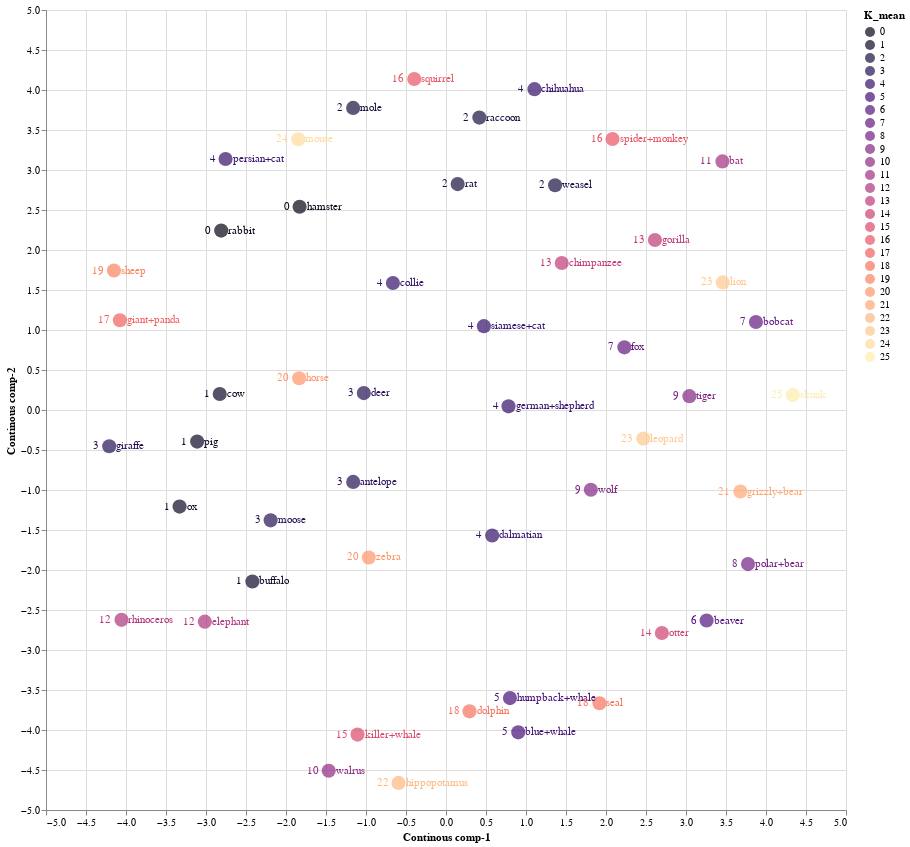

Notebook code for this chart:
### Code cell
source = MDS_continous_df1

points = alt.Chart(source).mark_circle(size=200).encode(
    x='Continous comp-1:Q',
    y='Continous comp-2:Q',
    color=alt.Color('K_mean:N', scale=alt.Scale(scheme='Magma'))
    ).properties(
    width=800,
    height=800
)

text1 = points.mark_text(
    align='left',
    baseline='middle',
    dx=7
).encode(
    text='index:N'
)

text2 = points.mark_text(
    align='right',
    baseline='middle',
    dx=-10
).encode(
    text='K_mean:N'
)

points.interactive() + text1 + text2

### Figure 1 — Vega-Lite specification as saved in the notebook (floating-point values rounded to 4 significant figures)
{"config": {"view": {"continuousWidth": 400, "continuousHeight": 300}}, "layer": [{"mark": {"type": "circle", "size": 200}, "encoding": {"color": {"field": "K_mean", "scale": {"scheme": "Magma"}, "type": "nominal"}, "x": {"field": "Continous comp-1", "type": "quantitative"}, "y": {"field": "Continous comp-2", "type": "quantitative"}}, "height": 800, "selection": {"selector019": {"type": "interval", "bind": "scales", "encodings": ["x", "y"]}}, "width": 800}, {"mark": {"type": "text", "align": "left", "baseline": "middle", "dx": 7}, "encoding": {"color": {"field": "K_mean", "scale": {"scheme": "Magma"}, "type": "nominal"}, "text": {"field": "index", "type": "nominal"}, "x": {"field": "Continous comp-1", "type": "quantitative"}, "y": {"field": "Continous comp-2", "type": "quantitative"}}, "height": 800, "width": 800}, {"mark": {"type": "text", "align": "right", "baseline": "middle", "dx": -10}, "encoding": {"color": {"field": "K_mean", "scale": {"scheme": "Magma"}, "type": "nominal"}, "text": {"field": "K_mean", "type": "nominal"}, "x": {"field": "Continous comp-1", "type": "quantitative"}, "y": {"field": "Continous comp-2", "type": "quantitative"}}, "height": 800, "width": 800}], "data": {"name": "data-be013db7db6c32779ffae5404b386aa8"}, "$schema": "https://vega.github.io/schema/vega-lite/v4.17.0.json", "datasets": {"data-be013db7db6c32779ffae5404b386aa8": [{"Continous comp-1": -1.16, "Continous comp-2": -0.8992, "index": "antelope", "order": "ARTIODACTYLA", "family": "BOVIDAE", "K_mean": 3}, {"Continous comp-1": 3.68, "Continous comp-2": -1.019, "index": "grizzly+bear", "order": "CARNIVORA", "family": "URSIDAE", "K_mean": 21}, {"Continous comp-1": -1.106, "Continous comp-2": -4.058, "index": "killer+whale", "order": "ARTIODACTYLA", "family": "DELPHINIDAE", "K_mean": 15}, {"Continous comp-1": 3.258, "Continous comp-2": -2.631, "index": "beaver", "order": "RODENTIA", "family": "APLODONTIIDAE", "K_mean": 6}, {"Continous comp-1": 0.5773, "Continous comp-2": -1.568, "index": "dalmatian", "order": "CARNIVORA", "family": "CANIDAE", "K_mean": 4}, {"Continous comp-1": -2.756, "Continous comp-2": 3.137, "index": "persian+cat", "order": "CARNIVORA", "family": "FELIDAE", "K_mean": 4}, {"Continous comp-1": -1.836, "Continous comp-2": 0.3966, "index": "horse", "order": "PERISSODACTYLA", "family": "EQUIDAE", "K_mean": 20}, {"Continous comp-1": 0.7813, "Continous comp-2": 0.04564, "index": "german+shepherd", "order": "CARNIVORA", "family": "CANIDAE", "K_mean": 4}, {"Continous comp-1": 0.9033, "Continous comp-2": -4.029, "index": "blue+whale", "order": "ARTIODACTYLA", "family": "BALAENOPTERIDAE", "K_mean": 5}, {"Continous comp-1": 0.4737, "Continous comp-2": 1.048, "index": "siamese+cat", "order": "CARNIVORA", "family": "FELIDAE", "K_mean": 4}, {"Continous comp-1": 4.336, "Continous comp-2": 0.1883, "index": "skunk", "order": "CARNIVORA", "family": "MEPHITIDAE", "K_mean": 25}, {"Continous comp-1": -1.161, "Continous comp-2": 3.776, "index": "mole", "order": "EULIPOTYPHLA", "family": "TALPIDAE", "K_mean": 2}, {"Continous comp-1": 3.042, "Continous comp-2": 0.1729, "index": "tiger", "order": "CARNIVORA", "family": "FELIDAE", "K_mean": 9}, {"Continous comp-1": -0.5936, "Continous comp-2": -4.662, "index": "hippopotamus", "order": "ARTIODACTYLA", "family": "HIPPOPOTAMIDAE", "K_mean": 22}, {"Continous comp-1": 2.466, "Continous comp-2": -0.3571, "index": "leopard", "order": "CARNIVORA", "family": "FELIDAE", "K_mean": 23}, {"Continous comp-1": -2.192, "Continous comp-2": -1.38, "index": "moose", "order": "ARTIODACTYLA", "family": "CERVIDAE", "K_mean": 3}, {"Continous comp-1": 2.082, "Continous comp-2": 3.388, "index": "spider+monkey", "order": "PRIMATES", "family": "ATELIDAE", "K_mean": 16}, {"Continous comp-1": 0.7997, "Continous comp-2": -3.601, "index": "humpback+whale", "order": "ARTIODACTYLA", "family": "BALAENOPTERIDAE", "K_mean": 5}, {"Continous comp-1": -3.015, "Continous comp-2": -2.645, "index": "elephant", "order": "PROBOSCIDEA", "family": "ELEPHANTIDAE", "K_mean": 12}, {"Continous comp-1": 2.612, "Continous comp-2": 2.125, "index": "gorilla", "order": "PRIMATES", "family": "HOMINIDAE", "K_mean": 13}, {"Continous comp-1": -3.331, "Continous comp-2": -1.207, "index": "ox", "order": "ARTIODACTYLA", "family": "BOVIDAE", "K_mean": 1}, {"Continous comp-1": 2.23, "Continous comp-2": 0.7832, "index": "fox", "order": "CARNIVORA", "family": "CANIDAE", "K_mean": 7}, {"Continous comp-1": -4.151, "Continous comp-2": 1.743, "index": "sheep", "order": "ARTIODACTYLA", "family": "BOVIDAE", "K_mean": 19}, {"Continous comp-1": 1.918, "Continous comp-2": -3.666, "index": "seal", "order": "CARNIVORA", "family": "PHOCIDAE", "K_mean": 18}, {"Continous comp-1": 1.447, "Continous comp-2": 1.838, "index": "chimpanzee", "order": "PRIMATES", "family": "HOMINIDAE", "K_mean": 13}, {"Continous comp-1": -1.83, "Continous comp-2": 2.54, "index": "hamster", "order": "RODENTIA", "family": "CRICETIDAE", "K_mean": 0}, {"Continous comp-1": -0.3966, "Continous comp-2": 4.138, "index": "squirrel", "order": "RODENTIA", "family": "SCIURIDAE", "K_mean": 16}, {"Continous comp-1": -4.056, "Continous comp-2": -2.623, "index": "rhinoceros", "order": "PERISSODACTYLA", "family": "RHINOCEROTIDAE", "K_mean": 12}, {"Continous comp-1": -2.81, "Continous comp-2": 2.242, "index": "rabbit", "order": "LAGOMORPHA", "family": "LEPORIDAE", "K_mean": 0}, {"Continous comp-1": 3.455, "Continous comp-2": 3.107, "index": "bat", "order": "CHIROPTERA", "family": "PHYLLOSTOMIDAE", "K_mean": 11}, {"Continous comp-1": -4.21, "Continous comp-2": -0.4533, "index": "giraffe", "order": "ARTIODACTYLA", "family": "GIRAFFIDAE", "K_mean": 3}, {"Continous comp-1": 1.811, "Continous comp-2": -0.9966, "index": "wolf", "order": "CARNIVORA", "family": "CANIDAE", "K_mean": 9}, {"Continous comp-1": 1.106, "Continous comp-2": 4.01, "index": "chihuahua", "order": "CARNIVORA", "family": "CANIDAE", "K_mean": 4}, {"Continous comp-1": 0.1457, "Continous comp-2": 2.824, "index": "rat", "order": "RODENTIA", "family": "CRICETIDAE", "K_mean": 2}, {"Continous comp-1": 1.364, "Continous comp-2": 2.809, "index": "weasel", "order": "CARNIVORA", "family": "MUSTELIDAE", "K_mean": 2}, {"Continous comp-1": 2.699, "Continous comp-2": -2.787, "index": "otter", "order": "CARNIVORA", "family": "MUSTELIDAE", "K_mean": 14}, {"Continous comp-1": -2.42, "Continous comp-2": -2.144, "index": "buffalo", "order": "ARTIODACTYLA", "family": "BOVIDAE", "K_mean": 1}, {"Continous comp-1": -0.9652, "Continous comp-2": -1.844, "index": "zebra", "order": "PERISSODACTYLA", "family": "EQUIDAE", "K_mean": 20}, {"Continous comp-1": -4.076, "Continous comp-2": 1.122, "index": "giant+panda", "order": "CARNIVORA", "family": "URSIDAE", "K_mean": 17}, {"Continous comp-1": -1.028, "Continous comp-2": 0.2114, "index": "deer", "order": "ARTIODACTYLA", "family": "CERVIDAE", "K_mean": 3}, {"Continous comp-1": 3.874, "Continous comp-2": 1.1, "index": "bobcat", "order": "CARNIVORA", "family": "FELIDAE", "K_mean": 7}, {"Continous comp-1": -3.11, "Continous comp-2": -0.3949, "index": "pig", "order": "ARTIODACTYLA", "family": "SUIDAE", "K_mean": 1}, {"Continous comp-1": 3.46, "Continous comp-2": 1.595, "index": "lion", "order": "CARNIVORA", "family": "FELIDAE", "K_mean": 23}, {"Continous comp-1": -1.846, "Continous comp-2": 3.384, "index": "mouse", "order": "RODENTIA", "family": "CRICETIDAE", "K_mean": 24}, {"Continous comp-1": 3.775, "Continous comp-2": -1.926, "index": "polar+bear", "order": "CARNIVORA", "family": "URSIDAE", "K_mean": 8}, {"Continous comp-1": -0.6636, "Continous comp-2": 1.588, "index": "collie", "order": "CARNIVORA", "family": "CANIDAE", "K_mean": 4}, {"Continous comp-1": -1.466, "Continous comp-2": -4.51, "index": "walrus", "order": "CARNIVORA", "family": "ODOBENIDAE", "K_mean": 10}, {"Continous comp-1": 0.4166, "Continous comp-2": 3.655, "index": "raccoon", "order": "CARNIVORA", "family": "PROCYONIDAE", "K_mean": 2}, {"Continous comp-1": -2.828, "Continous comp-2": 0.1996, "index": "cow", "order": "ARTIODACTYLA", "family": "BOVIDAE", "K_mean": 1}, {"Continous comp-1": 0.2938, "Continous comp-2": -3.767, "index": "dolphin", "order": "ARTIODACTYLA", "family": "DELPHINIDAE", "K_mean": 18}]}}
